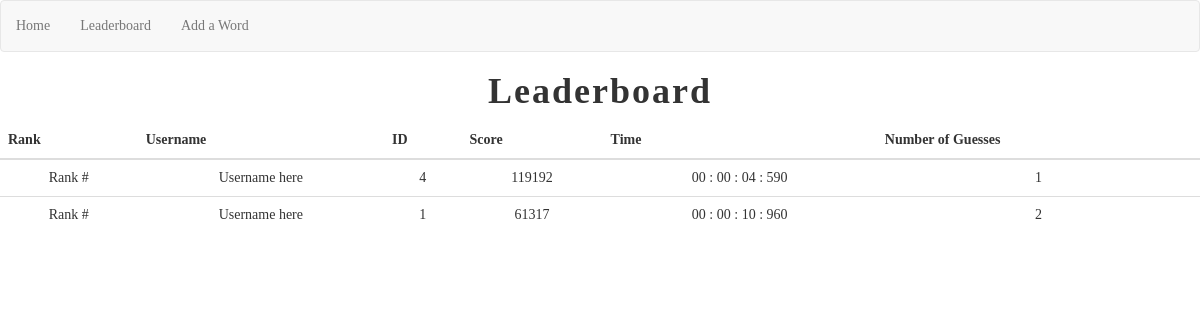
The page /leaderboard on the database as committed earlier.
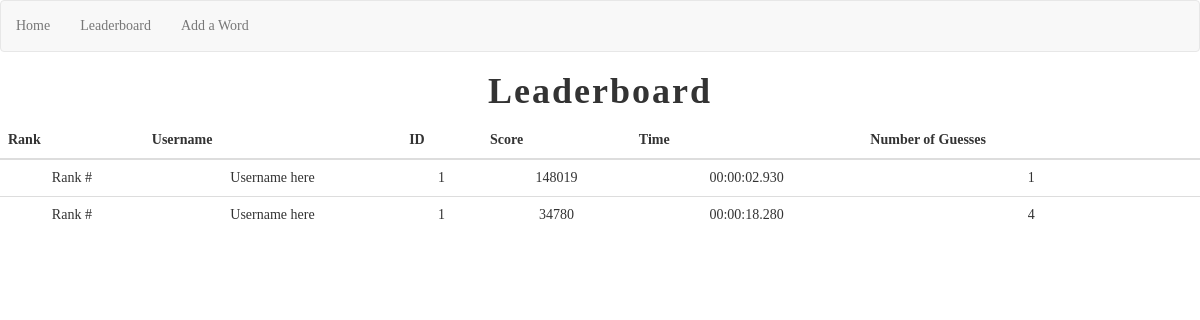
The same page on the database as committed later.
### database_handler.py (models this page shows, shortened)
class Leaderboard(database.Model):
    id = database.Column(database.Integer, primary_key=True, autoincrement=True)
    player_id = database.Column(database.Integer, database.ForeignKey("player.id"), nullable=False)
    score = database.Column(database.Integer, database.CheckConstraint("score >= 0"), nullable=False)
    time = database.Column(database.Text, nullable=False)
    guesses = database.Column(database.Integer, database.CheckConstraint("guesses > 0"), nullable=False)

### main.py (the view)
@app.route("/leaderboard")
def leaderboard():
    entries = get_leaderboard_entries()
    return render_template("leaderboard.html", leaderboard_entries=entries)

### database_handler.py (called while the page is built)
def get_leaderboard_entries() -> list[Leaderboard]:
    entries = Leaderboard.query.order_by(desc(Leaderboard.score)).all()
    return entries

### templates/leaderboard.html
{% extends "navigation.html" %}
{% block content %}
    <h1>Leaderboard</h1>
    <table class="table">
        <thead>
            <tr>
                <th>Rank</th>
                <th>Username</th>
                <th>ID</th>
                <th>Score</th>
                <th>Time</th>
                <th>Number of Guesses</th>
            </tr>
        </thead>
        <tbody>
            {% for entry in leaderboard_entries %}
            <tr>
                <td>Rank #</td>
                <td>Username here</td>
                <td>{{ entry.player_id }}</td>
                <td>{{ entry.score }}</td>
                <td>{{ entry.time }}</td>
                <td>{{ entry.guesses }}</td>
            </tr>
            {% endfor %}
        </tbody>
    </table>
{% endblock %}

### templates/navigation.html (shortened to what this page needs)
<!DOCTYPE html>
<html>
<head>
    <link rel="stylesheet" href="https://maxcdn.bootstrapcdn.com/bootstrap/3.4.1/css/bootstrap.min.css">
    <link rel="stylesheet" href="{{ url_for('static', filename='css/style.css') }}">
</head>
<body>
    <nav class="navbar navbar-default">
        <ul class="nav navbar-nav">
            <li><a href="{{ url_for('home') }}">Home</a></li>
            <li><a href="{{ url_for('leaderboard') }}">Leaderboard</a></li>
            <li><a href="{{ url_for('add_word') }}">Add a Word</a></li>
        </ul>
    </nav>
    {% block content %}
    {% endblock %}
</body>

### static/css/style.css (style rules this page uses)
body { font-family: "Georgia", "Century Schoolbook"; text-align: center; }
h1 { font-size: 36px; font-weight: bold; letter-spacing: 2px; }

Rows that differ between the two databases and show on the page:
changed Leaderboard (number 1 of 2 on the later page): player_id "4" → "1"; score "119192" → "148019"; time "00 : 00 : 04 : 590" → "00:00:02.930"
changed Leaderboard (number 2 of 2 on the later page): score "61317" → "34780"; time "00 : 00 : 10 : 960" → "00:00:18.280"; guesses "2" → "4"
